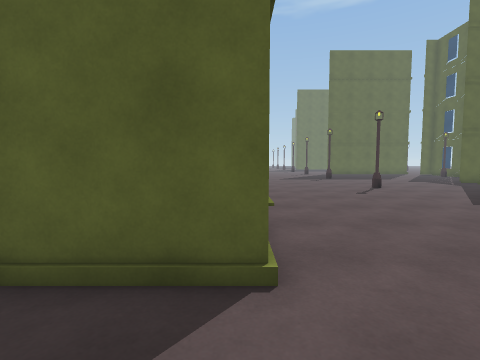
view 1 (above)

21 first-person views from a walk through a 3-D level made in the Unity game engine. The camera is 1.3 m above the floor, tilts 4° down and sees 85° across. The floor is counted in squares, 1 m on a side. Each view is taken from the middle of a square. On the plan, view 1 faces up. The plan holds only what a view shows up to about 13 squares ahead; the rest is blank. The place goes on beyond the plan. Some surface patterns are stand-ins.

view 2
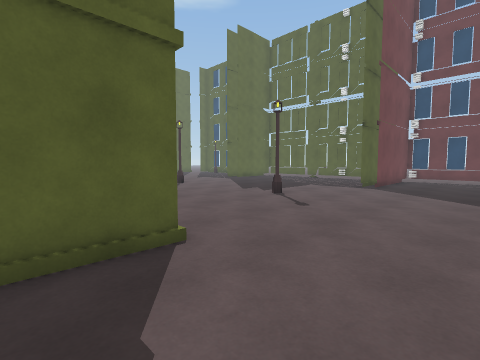

view 3
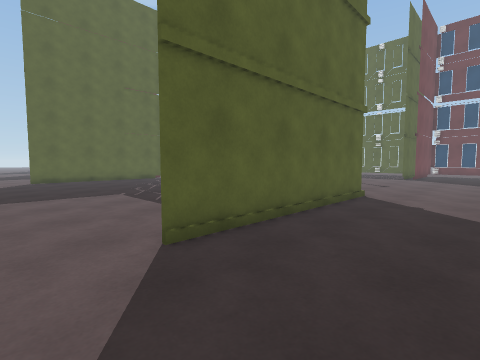

view 4
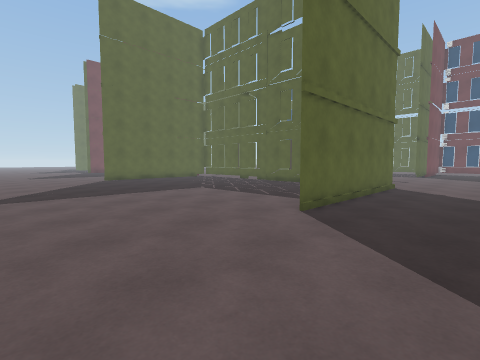

view 5
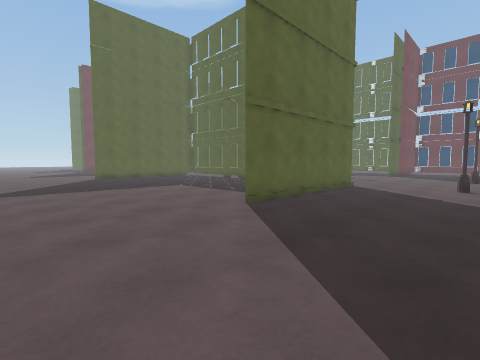

view 6
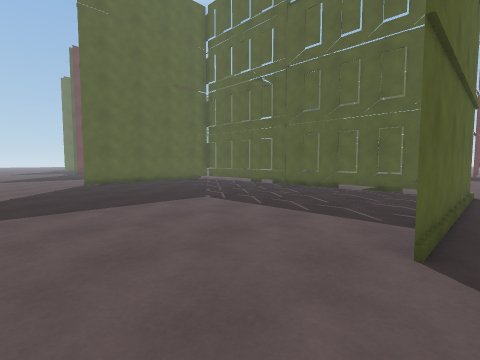

view 7
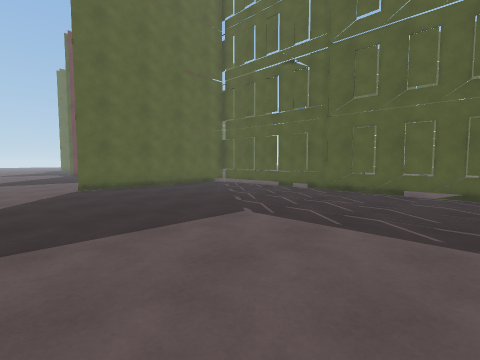

view 8
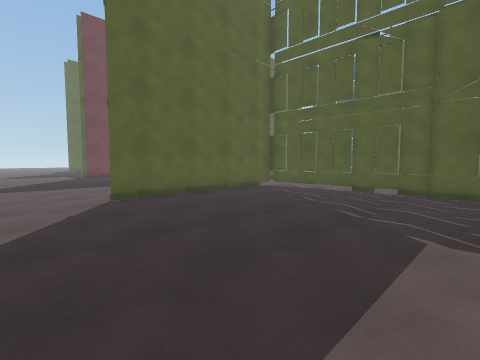

view 9
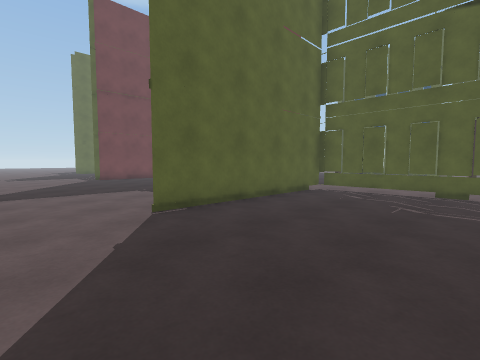

view 10
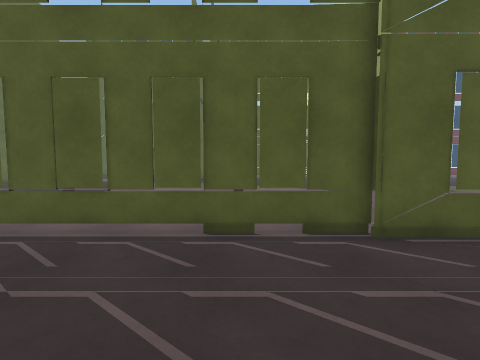

view 11
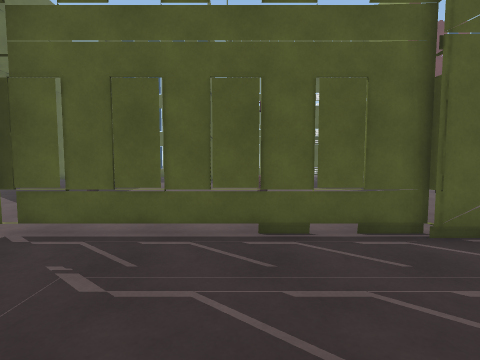

view 12
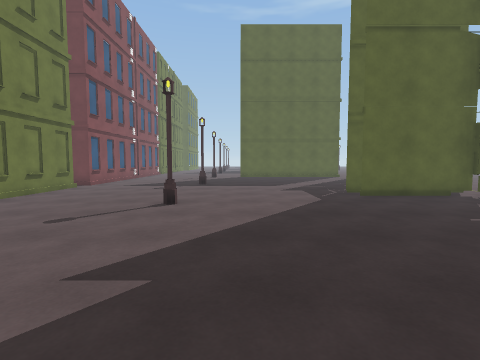

view 13
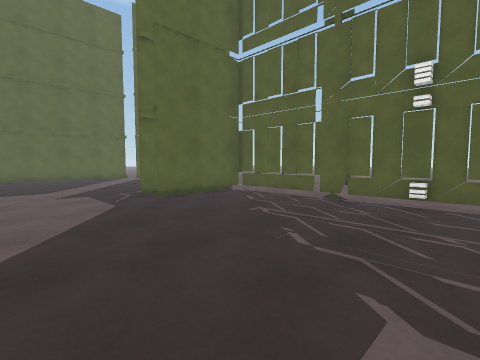

view 14
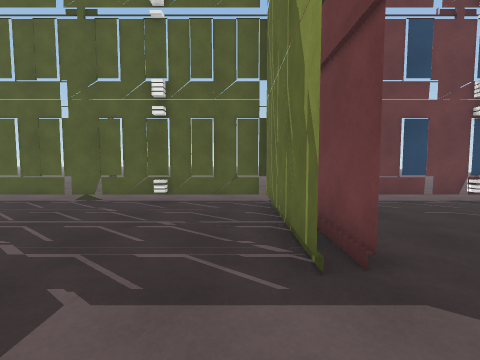

view 15
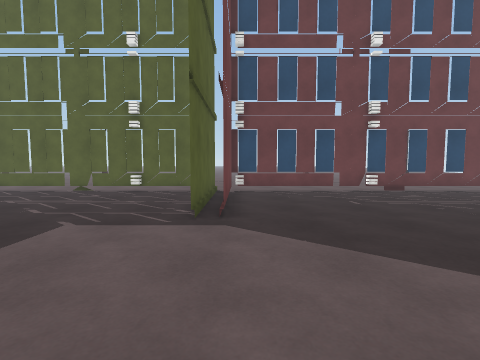

view 16
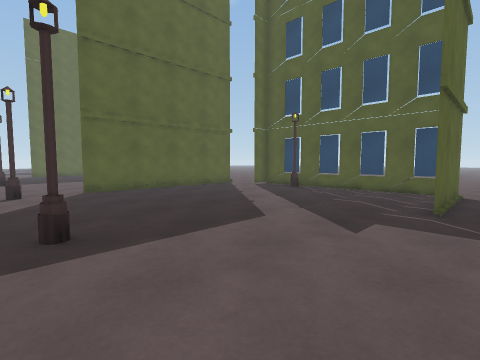

view 17
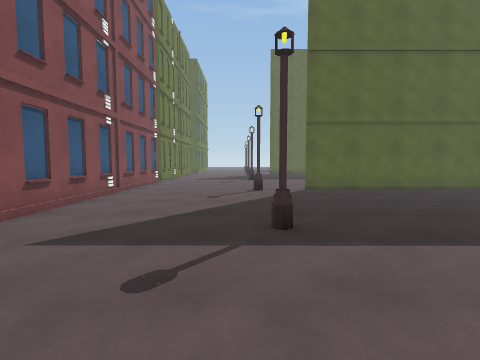

view 18
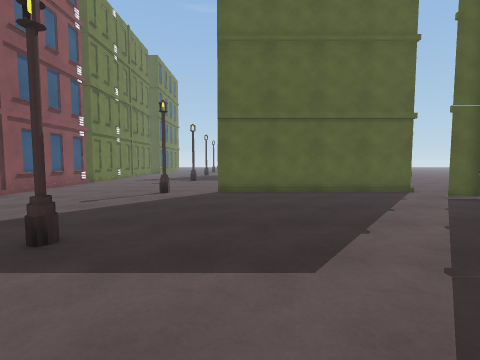

view 19
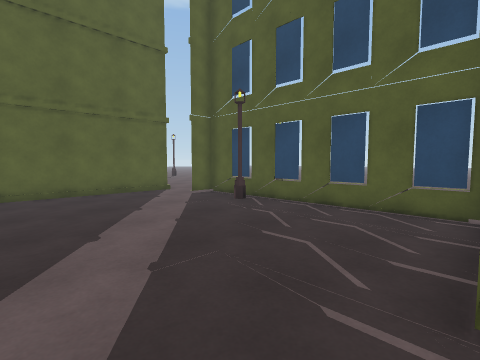

view 20
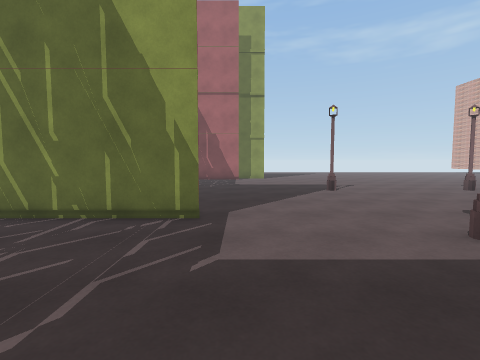

view 21
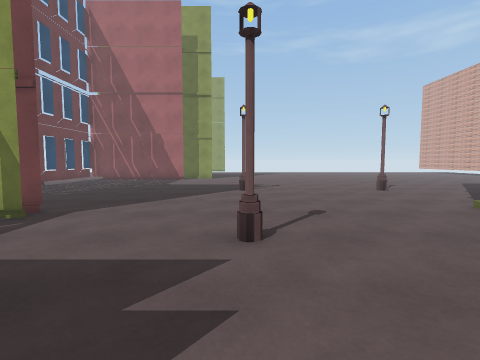

### Floor plan
Key: @ floor where view 1 was taken; # wall or solid block; . floor; L lamp; B building; T thing the floor can be seen under or through.
Columns run from 14 left of view 1 to 27 right of it. Each row starts with its distance up from view 1.
 29                #........
 28     ..         #........        ..
 27     ...        #.....L..########..
 26     ....       B.................
 25     .....      #................B
 24     .....      #................B
 23     .....      #................L
 22    ......      #................B
 21    .....       #................B
 20    .....        .....L..........B
 19    ....         ................B
 18    ....########.................B       ..
 17    ............#................B       ..
 16    ............#............BBBBB..
 15  ..............#............BBBBB
 14  ..............#................B.
 13  ..............#.....L..........B.
 12  ..............#................B..
 11  .............##................B..
 10  .............#.................B.
  9 ..............#.................B.
  8 ..............#.................B.
  7 ..............#.................B.
  6 ..............#......L..........B.
  5 ..............#.................B.
  4 ..............#...........BBBBBBB.
  3 .......########.................#.
  2 ................................#.
  1 ................................T.
  0 ..............@.................T.
 -1 ................................T.
 -2  ..............L.....L..........T.
 -3 . ............ .................T.

Where each view was taken, in squares from view 1:
view 1: 0 up, 0 right, facing up
view 2: 1 down, 2 left, facing up-right
view 3: 1 down, 10 left, facing up-right
view 4: 1 down, 14 left, facing up-right
view 5: 3 down, 14 left, facing up-right
view 6: 2 up, 12 left, facing up-right
view 7: 5 up, 11 left, facing up-right
view 8: 9 up, 11 left, facing up-right
view 9: 12 up, 11 left, facing up-right
view 10: 13 up, 4 left, facing right
view 11: 14 up, 4 left, facing right
view 12: 5 up, 9 right, facing up
view 13: 6 up, 9 right, facing up-right
view 14: 5 up, 9 right, facing right
view 15: 3 up, 6 right, facing right
view 16: 15 up, 6 right, facing up-right
view 17: 15 up, 6 right, facing up
view 18: 16 up, 10 right, facing up
view 19: 16 up, 11 right, facing up-right
view 20: 10 up, 11 right, facing down
view 21: 10 up, 7 right, facing down
